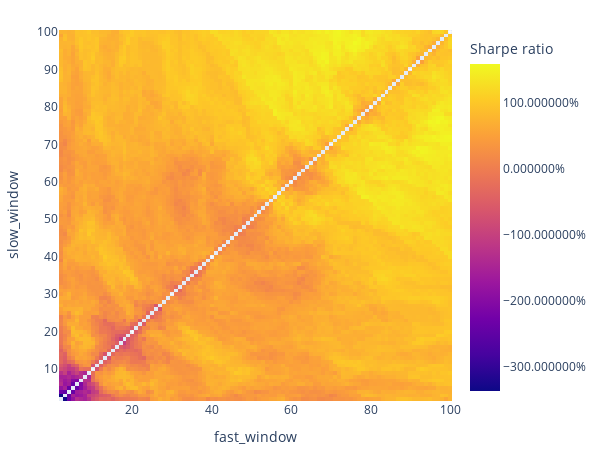

Notebook code cell kept with this figure:
### Code cell
# Hyperparameter optimizatioo
fig = pf.sharpe_ratio().vbt.heatmap(
    x_level="fast_window", y_level="slow_window",
    symmetric=True,
    trace_kwargs=dict(colorbar=dict(title="Sharpe ratio", tickformat="%"))
)
fig.show()

### Figure 1 — Plotly figure (JSON) as saved in the notebook; plotly's stock layout.template omitted (floating-point values rounded to 4 significant figures; data arrays with more than 128 entries replaced by an {"elided": "..."} marker saying what was removed)
{"data": [{"colorbar": {"tickformat": "%", "title": {"text": "Sharpe ratio"}}, "colorscale": [[0, "#0d0887"], [0.1111, "#46039f"], [0.2222, "#7201a8"], [0.3333, "#9c179e"], [0.4444, "#bd3786"], [0.5556, "#d8576b"], [0.6667, "#ed7953"], [0.7778, "#fb9f3a"], [0.8889, "#fdca26"], [1, "#f0f921"]], "hoverongaps": false, "hovertemplate": "fast_window: %{x}<br>slow_window: %{y}<br>value: %{z}<extra></extra>", "type": "heatmap", "uid": "b315a9ab-c8fd-401a-9a9e-681e1e816eb1", "x": [2, 3, 4, 5, 6, 7, 8, 9, 10, 11, 12, 13, 14, 15, 16, 17, 18, 19, 20, 21, 22, 23, 24, 25, 26, 27, 28, 29, 30, 31, 32, 33, 34, 35, 36, 37, 38, 39, 40, 41, 42, 43, 44, 45, 46, 47, 48, 49, 50, 51, 52, 53, 54, 55, 56, 57, 58, 59, 60, 61, 62, 63, 64, 65, 66, 67, 68, 69, 70, 71, 72, 73, 74, 75, 76, 77, 78, 79, 80, 81, 82, 83, 84, 85, 86, 87, 88, 89, 90, 91, 92, 93, 94, 95, 96, 97, 98, 99, 100], "y": [2, 3, 4, 5, 6, 7, 8, 9, 10, 11, 12, 13, 14, 15, 16, 17, 18, 19, 20, 21, 22, 23, 24, 25, 26, 27, 28, 29, 30, 31, 32, 33, 34, 35, 36, 37, 38, 39, 40, 41, 42, 43, 44, 45, 46, 47, 48, 49, 50, 51, 52, 53, 54, 55, 56, 57, 58, 59, 60, 61, 62, 63, 64, 65, 66, 67, 68, 69, 70, 71, 72, 73, 74, 75, 76, 77, 78, 79, 80, 81, 82, 83, 84, 85, 86, 87, 88, 89, 90, 91, 92, 93, 94, 95, 96, 97, 98, 99, 100], "z": {"elided": "99x99 float values"}}], "layout": {"height": 455, "legend": {"orientation": "h", "traceorder": "normal", "x": 1, "xanchor": "right", "y": 1.02, "yanchor": "bottom"}, "margin": {"b": 30, "l": 30, "r": 30, "t": 30}, "width": 605, "xaxis": {"title": {"text": "fast_window"}}, "yaxis": {"title": {"text": "slow_window"}}}}
